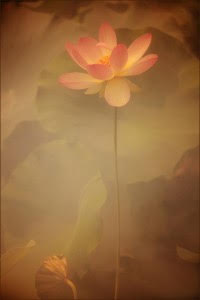
#> input picture m1.jpg, 200 x 300 px
$ python GaussianBlur.py
#> lines starting #> are read from the running program, lines starting #| are printed output that depends on the picture
import numpy
import cv2

class GaussianBlur5x5:

    def __init__(self, surface_, shape_):

        # ядро 5x5
        self.kernel_v = numpy.array(([1 / 16, 4 / 16, 6 / 16, 4 / 16, 1 / 16]))  # вертикальный вектор
        self.kernel_h = numpy.array(([1 / 16, 4 / 16, 6 / 16, 4 / 16, 1 / 16]))  # горизонтальный вектор

        self.kernel_half = 2
        self.surface = surface_
        self.shape = shape_
        self.source_array = numpy.zeros((self.shape[0], self.shape[1], 3))

    # горизонталь
    def convolution_h(self):

        for y in range(0, self.shape[1]):

            for x in range(0, self.shape[0]):
                r, g, b = 0, 0, 0

                for kernel_offset in range(-self.kernel_half, self.kernel_half + 1):
                    try:
                        xx = x + kernel_offset
                        k = self.kernel_h[kernel_offset + self.kernel_half]
                        color = self.surface[xx,y]
                        r += color[0] * k
                        g += color[1] * k
                        b += color[2] * k

                    except IndexError:
                        k = self.kernel_h[kernel_offset + self.kernel_half]
                        r += 128 * k
                        g += 128 * k
                        b += 128 * k

                self.source_array[x][y] = (r, g, b)

        return self.source_array

    # вертикаль
    def convolution_v(self):

        for y in range(0, self.shape[1]):

            for x in range(0, self.shape[0]):
                r, g, b = 0, 0, 0
                for kernel_offset in range(-self.kernel_half, self.kernel_half + 1):
                    try:
                        yy = y + kernel_offset
                        color = self.surface[x, yy]
                        k = self.kernel_v[kernel_offset + self.kernel_half]
                        r += color[0] * k
                        g += color[1] * k
                        b += color[2] * k

                    except IndexError:
                        k = self.kernel_v[kernel_offset + self.kernel_half]
                        r += 128 * k
                        g += 128 * k
                        b += 128 * k

                self.source_array[x][y] = (r, g, b)

        return self.source_array

    def convolutions(self):
        print(self.shape[0])
        print(self.shape[1])
        vertical_convo = self.convolution_v()
        self.surface = vertical_convo
        return self.convolution_h()


if __name__ == '__main__':
    img = cv2.imread('m1.jpg')
#> img is the input picture: shape (300, 200, 3); mean B, G, R 60.5, 104.2, 149
    pyrup_opencv = cv2.pyrUp(img,borderType=cv2.BORDER_REFLECT_101)
    cv2.imwrite("OpenCV.jpg", pyrup_opencv)

    img1 = img[:, :].repeat(2, axis=0).repeat(2, axis=1)
    w, h, c = img1.shape
#> w = 600; h = 400; c = 3

    Gauss = GaussianBlur5x5(img1, img1.shape)
    array = Gauss.convolutions()

    cv2.imwrite('my.jpg', array)
    cv2.imwrite('output_diff1.jpg', array - pyrup_opencv)
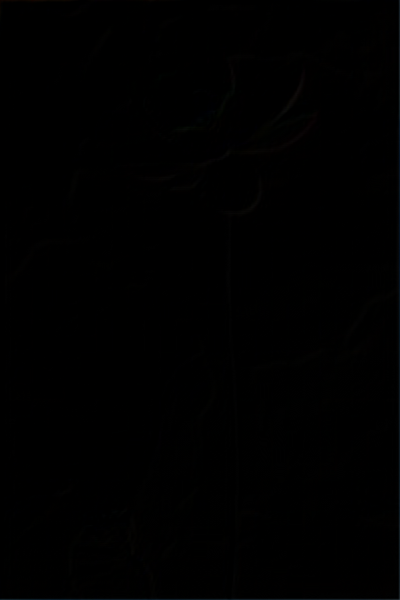
#> saved as output_diff1.jpg: shape (600, 400, 3); mean B, G, R 0.4, 0.4, 0.3
